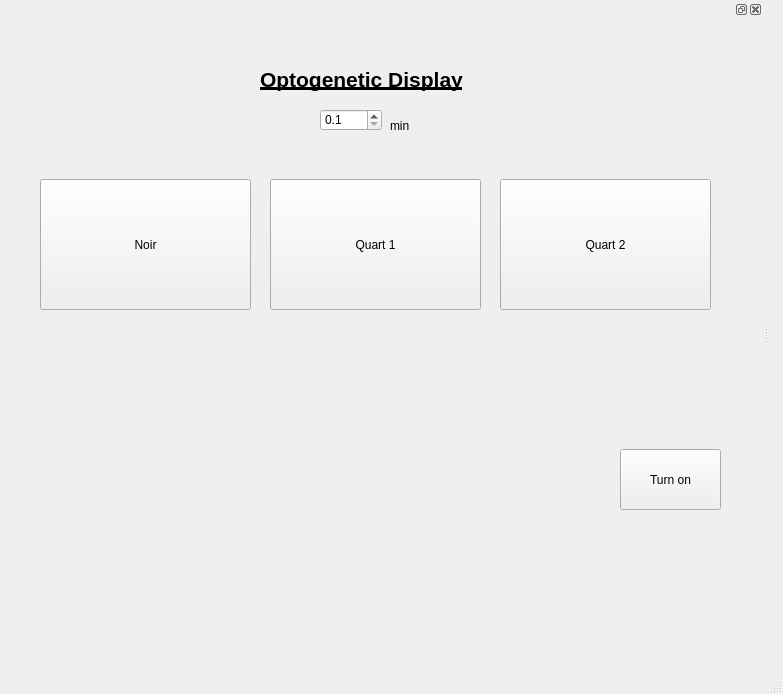
<?xml version="1.0" encoding="UTF-8"?>
<ui version="4.0">
 <class>MainWindow</class>
 <widget class="QMainWindow" name="MainWindow">
  <property name="geometry">
   <rect>
    <x>0</x>
    <y>0</y>
    <width>783</width>
    <height>694</height>
   </rect>
  </property>
  <property name="windowTitle">
   <string>MainWindow</string>
  </property>
  <widget class="QWidget" name="centralwidget">
   <widget class="QLabel" name="retour">
    <property name="geometry">
     <rect>
      <x>220</x>
      <y>410</y>
      <width>271</width>
      <height>231</height>
     </rect>
    </property>
    <property name="text">
     <string/>
    </property>
   </widget>
  </widget>
  <widget class="QMenuBar" name="menubar">
   <property name="geometry">
    <rect>
     <x>0</x>
     <y>0</y>
     <width>783</width>
     <height>21</height>
    </rect>
   </property>
  </widget>
  <widget class="QStatusBar" name="statusbar"/>
  <widget class="QDockWidget" name="dockWidget">
   <property name="minimumSize">
    <size>
     <width>763</width>
     <height>331</height>
    </size>
   </property>
   <attribute name="dockWidgetArea">
    <number>1</number>
   </attribute>
   <widget class="QWidget" name="dockWidgetContents_2">
    <widget class="QLabel" name="label_2">
     <property name="geometry">
      <rect>
       <x>260</x>
       <y>20</y>
       <width>281</width>
       <height>81</height>
      </rect>
     </property>
     <property name="text">
      <string>&lt;html&gt;&lt;head/&gt;&lt;body&gt;&lt;p&gt;&lt;span style=&quot; font-size:16pt; font-weight:600; text-decoration: underline;&quot;&gt;Optogenetic Display&lt;/span&gt;&lt;/p&gt;&lt;/body&gt;&lt;/html&gt;</string>
     </property>
    </widget>
    <widget class="QToolButton" name="quart1">
     <property name="geometry">
      <rect>
       <x>270</x>
       <y>160</y>
       <width>211</width>
       <height>131</height>
      </rect>
     </property>
     <property name="text">
      <string>Quart 1</string>
     </property>
    </widget>
    <widget class="QToolButton" name="quart2">
     <property name="geometry">
      <rect>
       <x>500</x>
       <y>160</y>
       <width>211</width>
       <height>131</height>
      </rect>
     </property>
     <property name="text">
      <string>Quart 2</string>
     </property>
    </widget>
    <widget class="QLabel" name="label">
     <property name="geometry">
      <rect>
       <x>390</x>
       <y>100</y>
       <width>47</width>
       <height>13</height>
      </rect>
     </property>
     <property name="text">
      <string>min</string>
     </property>
    </widget>
    <widget class="QDoubleSpinBox" name="doubleSpinBox">
     <property name="geometry">
      <rect>
       <x>320</x>
       <y>90</y>
       <width>62</width>
       <height>22</height>
      </rect>
     </property>
     <property name="decimals">
      <number>1</number>
     </property>
     <property name="minimum">
      <double>0.100000000000000</double>
     </property>
    </widget>
    <widget class="QToolButton" name="noir">
     <property name="geometry">
      <rect>
       <x>40</x>
       <y>160</y>
       <width>211</width>
       <height>131</height>
      </rect>
     </property>
     <property name="text">
      <string>Noir</string>
     </property>
    </widget>
    <widget class="QLabel" name="retour_2">
     <property name="geometry">
      <rect>
       <x>200</x>
       <y>340</y>
       <width>371</width>
       <height>271</height>
      </rect>
     </property>
     <property name="text">
      <string/>
     </property>
    </widget>
    <widget class="QPushButton" name="toggleButton">
     <property name="geometry">
      <rect>
       <x>620</x>
       <y>430</y>
       <width>101</width>
       <height>61</height>
      </rect>
     </property>
     <property name="text">
      <string>Turn on</string>
     </property>
    </widget>
   </widget>
  </widget>
 </widget>
 <resources/>
 <connections/>
</ui>
